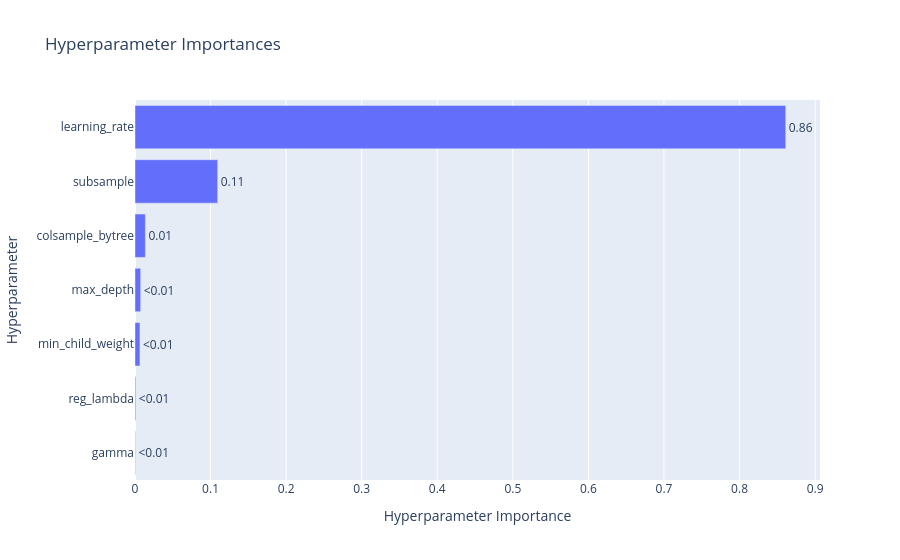

The cell this chart's notebook holds for it:
### Markdown cell above
Model 2b:

### Code cell
if __name__ == "__main__":
    start_time = datetime.now()
    
    # set data
    model_id = "model_2b"
    model_category = "xgboost"
    
    # load data
    X_data = pd.read_csv(f"data/X_train_{model_id}.csv", keep_default_na=False)
    y_data = pd.read_csv(f"data/y_train_{model_id}.csv", keep_default_na=False).values.ravel()

    # run 100 trails
    study = optuna.create_study(direction="maximize", study_name=f"{model_id}_tuning", sampler=optuna.samplers.TPESampler(seed=2020))
    study.optimize(lambda trial: objective_a(trial, X_data, y_data), n_trials=100, n_jobs=-1)
    # save as fig
    fig = optuna.visualization.plot_param_importances(study)
    fig.show()
    save_path = f"figures/{model_id}_{model_category}_param_importance.png"
    fig.write_image(save_path)
    print(f"Time: {datetime.now() - start_time}")

### Figure 1 — Plotly figure (JSON) as saved in the notebook; plotly's stock layout.template omitted (floating-point values rounded to 4 significant figures)
{"data": [{"cliponaxis": false, "hovertemplate": ["gamma (FloatDistribution): 0.0005825282584231412<extra></extra>", "reg_lambda (FloatDistribution): 0.0010268750790913392<extra></extra>", "min_child_weight (IntDistribution): 0.006550439687092321<extra></extra>", "max_depth (IntDistribution): 0.00752229463993966<extra></extra>", "colsample_bytree (FloatDistribution): 0.013743678178647961<extra></extra>", "subsample (FloatDistribution): 0.10942241790516835<extra></extra>", "learning_rate (FloatDistribution): 0.8611517662516371<extra></extra>"], "name": "Objective Value", "orientation": "h", "text": ["<0.01", "<0.01", "<0.01", "<0.01", "0.01", "0.11", "0.86"], "textposition": "outside", "type": "bar", "x": [0.0005825, 0.001027, 0.00655, 0.007522, 0.01374, 0.1094, 0.8612], "y": ["gamma", "reg_lambda", "min_child_weight", "max_depth", "colsample_bytree", "subsample", "learning_rate"]}], "layout": {"title": {"text": "Hyperparameter Importances"}, "xaxis": {"title": {"text": "Hyperparameter Importance"}}, "yaxis": {"title": {"text": "Hyperparameter"}}}}
